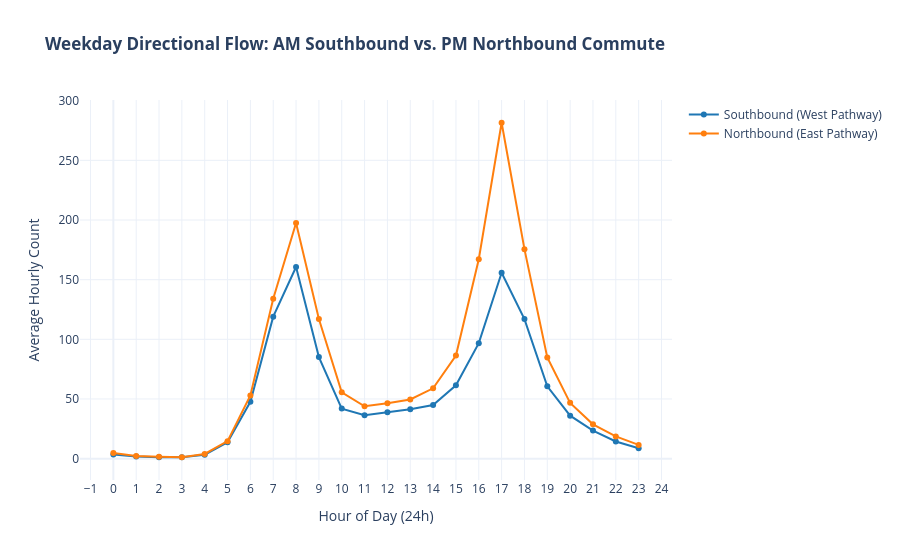

The notebook cell saved with this chart:
### Code cell
# Filter for Weekdays and aggregate by Hour for Northbound vs Southbound
weekday_df = df_cleaned[df_cleaned['Is_Weekend'] == 'Weekday']
directional_hourly = weekday_df.groupby('Hour')[['West_Sidewalk_SB', 'East_Sidewalk_NB']].mean().reset_index()

fig_direction = go.Figure()

fig_direction.add_trace(go.Scatter(
    x=directional_hourly['Hour'], 
    y=directional_hourly['West_Sidewalk_SB'],
    mode='lines+markers',
    name='Southbound (West Pathway)',
    line=dict(color='#1f77b4', width=2)
))

fig_direction.add_trace(go.Scatter(
    x=directional_hourly['Hour'], 
    y=directional_hourly['East_Sidewalk_NB'],
    mode='lines+markers',
    name='Northbound (East Pathway)',
    line=dict(color='#ff7f0e', width=2)
))

fig_direction.update_layout(
    title='<b>Weekday Directional Flow: AM Southbound vs. PM Northbound Commute</b>',
    xaxis=dict(title='Hour of Day (24h)', tickmode='linear', tick0=0, dtick=1),
    yaxis=dict(title='Average Hourly Count'),
    template='plotly_white',
    hovermode='x unified'
)

fig_direction.show()

### Figure 1 — Plotly figure (JSON) as saved in the notebook; plotly's stock layout.template omitted (floating-point values rounded to 4 significant figures)
{"data": [{"line": {"color": "#1f77b4", "width": 2}, "mode": "lines+markers", "name": "Southbound (West Pathway)", "type": "scatter", "x": [0, 1, 2, 3, 4, 5, 6, 7, 8, 9, 10, 11, 12, 13, 14, 15, 16, 17, 18, 19, 20, 21, 22, 23], "y": [3.523, 1.828, 1.185, 1.16, 3.242, 13.77, 47.66, 119.0, 160.7, 85.15, 41.94, 36.42, 38.8, 41.4, 44.98, 61.47, 96.79, 155.8, 117.0, 60.65, 36.0, 23.53, 14.36, 8.635]}, {"line": {"color": "#ff7f0e", "width": 2}, "mode": "lines+markers", "name": "Northbound (East Pathway)", "type": "scatter", "x": [0, 1, 2, 3, 4, 5, 6, 7, 8, 9, 10, 11, 12, 13, 14, 15, 16, 17, 18, 19, 20, 21, 22, 23], "y": [4.665, 2.281, 1.594, 1.254, 3.915, 14.65, 52.91, 134.0, 197.5, 117.0, 55.55, 43.93, 46.37, 49.56, 58.97, 86.45, 167.1, 281.5, 175.6, 84.74, 46.74, 28.74, 18.59, 11.49]}], "layout": {"hovermode": "x unified", "title": {"text": "<b>Weekday Directional Flow: AM Southbound vs. PM Northbound Commute</b>"}, "xaxis": {"dtick": 1, "tick0": 0, "tickmode": "linear", "title": {"text": "Hour of Day (24h)"}}, "yaxis": {"title": {"text": "Average Hourly Count"}}}}
